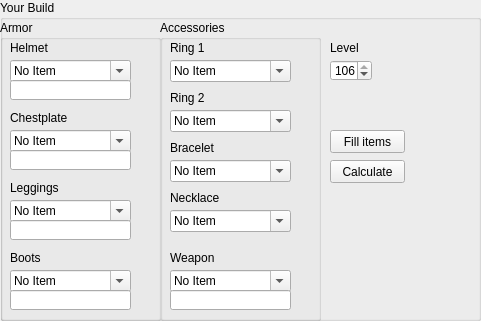
   <widget class="QGroupBox" name="groupBox">
    <property name="geometry">
     <rect>
      <x>0</x>
      <y>0</y>
      <width>481</width>
      <height>321</height>
     </rect>
    </property>
    <property name="title">
     <string>Your Build</string>
    </property>
    <widget class="QGroupBox" name="groupBox_2">
     <property name="geometry">
      <rect>
       <x>0</x>
       <y>20</y>
       <width>161</width>
       <height>301</height>
      </rect>
     </property>
     <property name="title">
      <string>Armor</string>
     </property>
     <widget class="QComboBox" name="cbox_helmet">
      <property name="geometry">
       <rect>
        <x>10</x>
        <y>40</y>
        <width>121</width>
        <height>22</height>
       </rect>
      </property>
      <property name="editable">
       <bool>true</bool>
      </property>
      <property name="insertPolicy">
       <enum>QComboBox::InsertAlphabetically</enum>
      </property>
      <item>
       <property name="text">
        <string>No Item</string>
       </property>
      </item>
     </widget>
     <widget class="QLabel" name="label">
      <property name="geometry">
       <rect>
        <x>10</x>
        <y>20</y>
        <width>51</width>
        <height>16</height>
       </rect>
      </property>
      <property name="text">
       <string>Helmet</string>
      </property>
     </widget>
     <widget class="QComboBox" name="cbox_chestplate">
      <property name="geometry">
       <rect>
        <x>10</x>
        <y>110</y>
        <width>121</width>
        <height>22</height>
       </rect>
      </property>
      <property name="editable">
       <bool>true</bool>
      </property>
      <property name="insertPolicy">
       <enum>QComboBox::InsertAlphabetically</enum>
      </property>
      <item>
       <property name="text">
        <string>No Item</string>
       </property>
      </item>
     </widget>
     <widget class="QLabel" name="label_2">
      <property name="geometry">
       <rect>
        <x>10</x>
        <y>90</y>
        <width>61</width>
        <height>16</height>
       </rect>
      </property>
      <property name="text">
       <string>Chestplate</string>
      </property>
     </widget>
     <widget class="QComboBox" name="cbox_leggings">
      <property name="geometry">
       <rect>
        <x>10</x>
        <y>180</y>
        <width>121</width>
        <height>22</height>
       </rect>
      </property>
      <property name="editable">
       <bool>true</bool>
      </property>
      <property name="insertPolicy">
       <enum>QComboBox::InsertAlphabetically</enum>
      </property>
      <item>
       <property name="text">
        <string>No Item</string>
       </property>
      </item>
     </widget>
     <widget class="QLabel" name="label_3">
      <property name="geometry">
       <rect>
        <x>10</x>
        <y>160</y>
        <width>51</width>
        <height>16</height>
       </rect>
      </property>
      <property name="text">
       <string>Leggings</string>
      </property>
     </widget>
     <widget class="QComboBox" name="cbox_boots">
      <property name="geometry">
       <rect>
        <x>10</x>
        <y>250</y>
        <width>121</width>
        <height>22</height>
       </rect>
      </property>
      <property name="editable">
       <bool>true</bool>
      </property>
      <property name="insertPolicy">
       <enum>QComboBox::InsertAlphabetically</enum>
      </property>
      <item>
       <property name="text">
        <string>No Item</string>
       </property>
      </item>
     </widget>
     <widget class="QLabel" name="label_4">
      <property name="geometry">
       <rect>
        <x>10</x>
        <y>230</y>
        <width>51</width>
        <height>16</height>
       </rect>
      </property>
      <property name="text">
       <string>Boots</string>
      </property>
     </widget>
     <widget class="QLineEdit" name="input_powder_boots">
      <property name="geometry">
       <rect>
        <x>10</x>
        <y>270</y>
        <width>121</width>
        <height>20</height>
       </rect>
      </property>
     </widget>
     <widget class="QLineEdit" name="input_powder_leggings">
      <property name="geometry">
       <rect>
        <x>10</x>
        <y>200</y>
        <width>121</width>
        <height>20</height>
       </rect>
      </property>
     </widget>
     <widget class="QLineEdit" name="input_powder_chestplate">
      <property name="geometry">
       <rect>
        <x>10</x>
        <y>130</y>
        <width>121</width>
        <height>20</height>
       </rect>
      </property>
     </widget>
     <widget class="QLineEdit" name="input_powder_helmet">
      <property name="geometry">
       <rect>
        <x>10</x>
        <y>60</y>
        <width>121</width>
        <height>20</height>
       </rect>
      </property>
     </widget>
    </widget>
    <widget class="QGroupBox" name="groupBox_3">
     <property name="geometry">
      <rect>
       <x>160</x>
       <y>20</y>
       <width>161</width>
       <height>301</height>
      </rect>
     </property>
     <property name="title">
      <string>Accessories</string>
     </property>
     <widget class="QLabel" name="label_9">
      <property name="geometry">
       <rect>
        <x>10</x>
        <y>20</y>
        <width>51</width>
        <height>16</height>
       </rect>
      </property>
      <property name="text">
       <string>Ring 1</string>
      </property>
     </widget>
     <widget class="QComboBox" name="cbox_ring1">
      <property name="geometry">
       <rect>
        <x>10</x>
        <y>40</y>
        <width>121</width>
        <height>22</height>
       </rect>
      </property>
      <property name="editable">
       <bool>true</bool>
      </property>
      <property name="insertPolicy">
       <enum>QComboBox::InsertAlphabetically</enum>
      </property>
      <item>
       <property name="text">
        <string>No Item</string>
       </property>
      </item>
     </widget>
     <widget class="QLabel" name="label_10">
      <property name="geometry">
       <rect>
        <x>10</x>
        <y>70</y>
        <width>51</width>
        <height>16</height>
       </rect>
      </property>
      <property name="text">
       <string>Ring 2</string>
      </property>
     </widget>
     <widget class="QComboBox" name="cbox_ring2">
      <property name="geometry">
       <rect>
        <x>10</x>
        <y>90</y>
        <width>121</width>
        <height>22</height>
       </rect>
      </property>
      <property name="editable">
       <bool>true</bool>
      </property>
      <property name="insertPolicy">
       <enum>QComboBox::InsertAlphabetically</enum>
      </property>
      <item>
       <property name="text">
        <string>No Item</string>
       </property>
      </item>
     </widget>
     <widget class="QLabel" name="label_11">
      <property name="geometry">
       <rect>
        <x>10</x>
        <y>120</y>
        <width>51</width>
        <height>16</height>
       </rect>
      </property>
      <property name="text">
       <string>Bracelet</string>
      </property>
     </widget>
     <widget class="QComboBox" name="cbox_bracelet">
      <property name="geometry">
       <rect>
        <x>10</x>
        <y>140</y>
        <width>121</width>
        <height>22</height>
       </rect>
      </property>
      <property name="editable">
       <bool>true</bool>
      </property>
      <property name="insertPolicy">
       <enum>QComboBox::InsertAlphabetically</enum>
      </property>
      <item>
       <property name="text">
        <string>No Item</string>
       </property>
      </item>
     </widget>
     <widget class="QLabel" name="label_12">
      <property name="geometry">
       <rect>
        <x>10</x>
        <y>170</y>
        <width>51</width>
        <height>16</height>
       </rect>
      </property>
      <property name="text">
       <string>Necklace</string>
      </property>
     </widget>
     <widget class="QComboBox" name="cbox_necklace">
      <property name="geometry">
       <rect>
        <x>10</x>
        <y>190</y>
        <width>121</width>
        <height>22</height>
       </rect>
      </property>
      <property name="editable">
       <bool>true</bool>
      </property>
      <property name="insertPolicy">
       <enum>QComboBox::InsertAlphabetically</enum>
      </property>
      <item>
       <property name="text">
        <string>No Item</string>
       </property>
      </item>
     </widget>
     <widget class="QComboBox" name="cbox_weapon">
      <property name="geometry">
       <rect>
        <x>10</x>
        <y>250</y>
        <width>121</width>
        <height>22</height>
       </rect>
      </property>
      <property name="editable">
       <bool>true</bool>
      </property>
      <property name="insertPolicy">
       <enum>QComboBox::InsertAlphabetically</enum>
      </property>
      <item>
       <property name="text">
        <string>No Item</string>
       </property>
      </item>
     </widget>
     <widget class="QLabel" name="label_13">
      <property name="geometry">
       <rect>
        <x>10</x>
        <y>230</y>
        <width>51</width>
        <height>16</height>
       </rect>
      </property>
      <property name="text">
       <string>Weapon</string>
      </property>
     </widget>
     <widget class="QLineEdit" name="input_powder_weapon">
      <property name="geometry">
       <rect>
        <x>10</x>
        <y>270</y>
        <width>121</width>
        <height>20</height>
       </rect>
      </property>
     </widget>
    </widget>
    <widget class="QPushButton" name="btn_calc">
     <property name="geometry">
      <rect>
       <x>330</x>
       <y>160</y>
       <width>75</width>
       <height>23</height>
      </rect>
     </property>
     <property name="text">
      <string>Calculate</string>
     </property>
    </widget>
    <widget class="QPushButton" name="pushButton_2">
     <property name="geometry">
      <rect>
       <x>330</x>
       <y>130</y>
       <width>75</width>
       <height>23</height>
      </rect>
     </property>
     <property name="text">
      <string>Fill items</string>
     </property>
    </widget>
    <widget class="QLabel" name="label_44">
     <property name="geometry">
      <rect>
       <x>330</x>
       <y>40</y>
       <width>47</width>
       <height>16</height>
      </rect>
     </property>
     <property name="text">
      <string>Level</string>
     </property>
    </widget>
    <widget class="QSpinBox" name="spin_level">
     <property name="geometry">
      <rect>
       <x>330</x>
       <y>60</y>
       <width>42</width>
       <height>21</height>
      </rect>
     </property>
     <property name="minimum">
      <number>1</number>
     </property>
     <property name="maximum">
      <number>106</number>
     </property>
     <property name="value">
      <number>106</number>
     </property>
    </widget>
   </widget>
